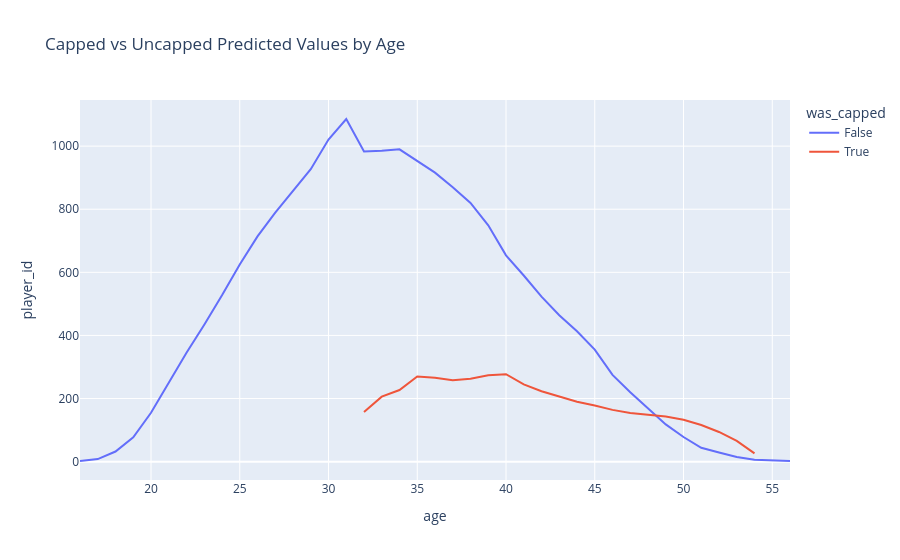

Source (notebook cell):
### Code cell
px.line(agg_age, x="age", y="player_id", color="was_capped", title="Capped vs Uncapped Predicted Values by Age")

### Figure 1 — Plotly figure (JSON) as saved in the notebook; plotly's stock layout.template omitted (floating-point values rounded to 4 significant figures)
{"data": [{"hovertemplate": "was_capped=False<br>age=%{x}<br>player_id=%{y}<extra></extra>", "legendgroup": "False", "line": {"color": "#636efa", "dash": "solid"}, "marker": {"symbol": "circle"}, "mode": "lines", "name": "False", "orientation": "v", "showlegend": true, "type": "scatter", "x": [16, 17, 18, 19, 20, 21, 22, 23, 24, 25, 26, 27, 28, 29, 30, 31, 32, 33, 34, 35, 36, 37, 38, 39, 40, 41, 42, 43, 44, 45, 46, 47, 48, 49, 50, 51, 52, 53, 54, 55, 56], "xaxis": "x", "y": [2, 8, 32, 77, 155, 251, 345, 434, 527, 625, 714, 789, 857, 927, 1021, 1086, 983, 985, 990, 953, 916, 870, 820, 749, 654, 590, 523, 464, 413, 355, 275, 220, 170, 118, 78, 44, 29, 15, 6, 3, 2], "yaxis": "y"}, {"hovertemplate": "was_capped=True<br>age=%{x}<br>player_id=%{y}<extra></extra>", "legendgroup": "True", "line": {"color": "#EF553B", "dash": "solid"}, "marker": {"symbol": "circle"}, "mode": "lines", "name": "True", "orientation": "v", "showlegend": true, "type": "scatter", "x": [32, 33, 34, 35, 36, 37, 38, 39, 40, 41, 42, 43, 44, 45, 46, 47, 48, 49, 50, 51, 52, 53, 54], "xaxis": "x", "y": [157, 206, 227, 270, 266, 258, 263, 274, 277, 245, 223, 207, 190, 178, 164, 154, 148, 143, 133, 116, 94, 66, 26], "yaxis": "y"}], "layout": {"legend": {"title": {"text": "was_capped"}, "tracegroupgap": 0}, "title": {"text": "Capped vs Uncapped Predicted Values by Age"}, "xaxis": {"anchor": "y", "domain": [0, 1], "title": {"text": "age"}}, "yaxis": {"anchor": "x", "domain": [0, 1], "title": {"text": "player_id"}}}}
